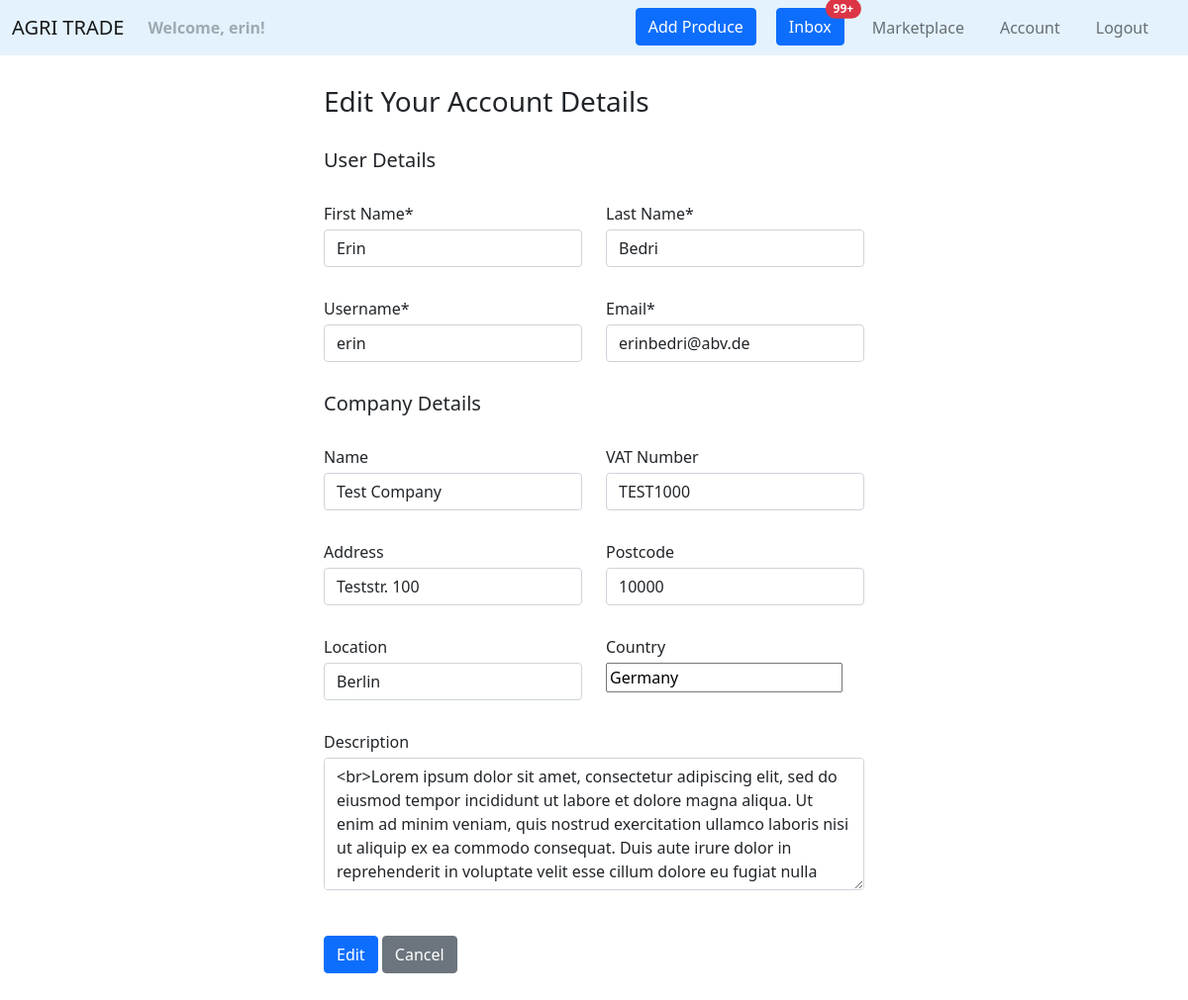
/accounts/account/edit (signed in), run on an earlier commit of the app's database.
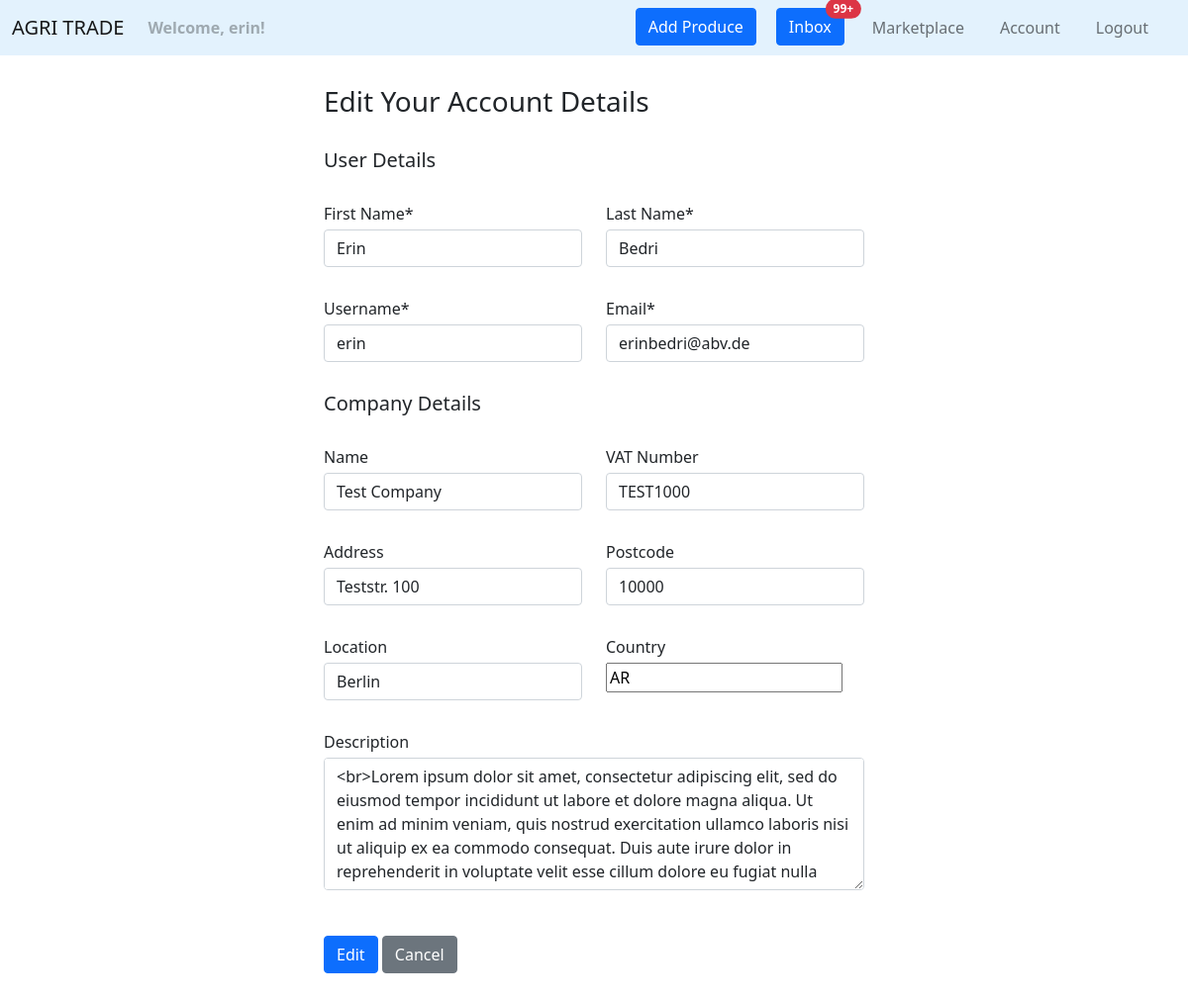
And on a later commit of the database.
### agri_trade/accounts/models.py (models this page shows, shortened)
class Company(models.Model):
    account = models.OneToOneField(
        UserModel,
        primary_key=True,
        on_delete=CASCADE,
    )
    name = models.CharField(
        max_length=100,
        blank=True,
    )
    vat = models.CharField(
        max_length=25,
        blank=True,
    )
    address = models.TextField(
        max_length=200,
        blank=True,
    )
    postcode = models.CharField(
        max_length=15,
        blank=True,
    )
    location = models.CharField(
        max_length=25,
        blank=True,
    )
    country = models.CharField(
        max_length=25,
        blank=True,
    )
    description = models.TextField(
        max_length=500,
        blank=True,
    )
    updated_on = models.DateTimeField(
        auto_now_add=True,
    )
    class Meta:
        verbose_name_plural = 'companies'

### agri_trade/accounts/views.py (the view)
# urls.py: path('account/edit', views.edit_account, name='edit account'),
@login_required
def edit_account(request):
    company = get_object_or_404(Company, pk=request.user.id)
    if request.method == 'POST':
        account_form = EditAccountForm(request.POST, instance=request.user)
        company_form = EditCompanyForm(request.POST, instance=company)
        if account_form.is_valid() and company_form.is_valid():
            account_form.save()
            company_form.save()
            messages.success(request, 'Your account was updated successfully!')
            return redirect('accounts:account')
        else:
            messages.error(request, 'Edit was unsuccessful! Fix the issues below.')
    else:
        account_form = EditAccountForm(instance=request.user)
        company_form = EditCompanyForm(instance=company)
    context = {
        'account_form': account_form,
        'company_form': company_form,
    }
    return render(request, 'accounts/edit_account.html', context)

### agri_trade/accounts/forms.py
class EditAccountForm(forms.ModelForm):
    first_name = forms.CharField(required=True,
                                 max_length=30,
                                 widget=forms.TextInput(attrs={'class': 'form-control',
                                                               }))
    last_name = forms.CharField(required=True,
                                max_length=30,
                                widget=forms.TextInput(attrs={'class': 'form-control',
                                                              }))
    email = forms.EmailField(required=True,
                             widget=forms.TextInput(attrs={'class': 'form-control',
                                                           }))
    username = forms.CharField(required=True,
                               max_length=30,
                               widget=forms.TextInput(attrs={'class': 'form-control',
                                                             }))
    class Meta:
        model = UserModel
        fields = ('first_name', 'last_name', 'username', 'email')

### agri_trade/accounts/templates/accounts/edit_account.html (shortened to what this page needs)
{% extends 'web/base.html' %}
{% block content %}
    <div class="container" style="margin-top: 30px; margin-bottom: 50px">
        <div class="row justify-content-md-center">
            <div class="col-md-6">
                <h3>Edit Your Account Details</h3>
                <form method="post" action="{% url 'accounts:edit account' %}">
                    <div style="margin-top: 30px">
                        <h5>User Details</h5>
                        <div class="row" style="margin-top: 30px">
                            <div class="col">
                                <label class="mb-1">First Name*</label>
                                {{ account_form.first_name }}
                            </div>
                            <div class="col">
                                <label class="mb-1">Last Name*</label>
                                {{ account_form.last_name }}
                            </div>
                        </div>
                        <div class="row" style="margin-top: 30px">
                            <div class="col">
                                <label class="mb-1">Username*</label>
                                {{ account_form.username }}
                            </div>
                            <div class="col">
                                <label class="mb-1">Email*</label>
                                {{ account_form.email }}
                            </div>
                        </div>
                    </div>
                    <div style="margin-top: 30px">
                        <h5>Company Details</h5>
                        <div class="row" style="margin-top: 30px">
                            <div class="col">
                                <label class="mb-1">Name</label>
                                {{ company_form.name }}
                            </div>
                            <div class="col">
                                <label class="mb-1">VAT Number</label>
                                {{ company_form.vat }}
                            </div>
                        </div>
                        <div class="row" style="margin-top: 30px">
                            <div class="col">
                                <label class="mb-1">Address</label>
                                {{ company_form.address }}
                            </div>
                            <div class="col">
                                <label class="mb-1">Postcode</label>
                                {{ company_form.postcode }}
                            </div>
                        </div>
                        <div class="row" style="margin-top: 30px">
                            <div class="col">
                                <label class="mb-1">Location</label>
                                {{ company_form.location }}
                            </div>
                            <div class="col">
                                <label class="mb-1">Country</label>
                                {{ company_form.country }}
                            </div>
                        </div>
                        <div class="row" style="margin-top: 30px">
                            <div class="col">
                                <label class="mb-1">Description</label>
                                {{ company_form.description|linebreaks }}
                            </div>
                        </div>
                    </div>
                    <button type="submit" style="margin-top: 30px" class="btn btn-primary">Edit</button>
                    <a class="btn btn-secondary" style="margin-top: 30px" href="{% url 'accounts:account' %}"
                       role="button">Cancel</a>
                </form>
            </div>
        </div>
    </div>
{% endblock %}

What changed in the data, as far as the page shows it:
changed Company "Test Company": country "Germany" → "AR"
